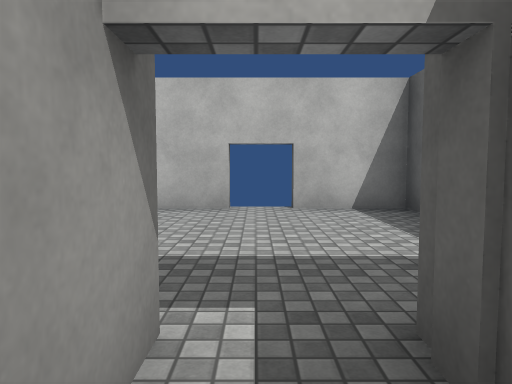
view 1 (above)

18 first-person views from a walk through a 3-D level made in the Unity game engine. The camera is 1.3 m above the floor, tilts 4° down and sees 70° across. Doors are open. The floor is counted in squares, 2 m on a side. Each view is taken from the middle of a square. On the plan, view 1 faces up. The plan holds only what a view shows up to about 11 squares ahead; the rest is blank. Surface patterns are stand-ins for the level's own textures.

view 2
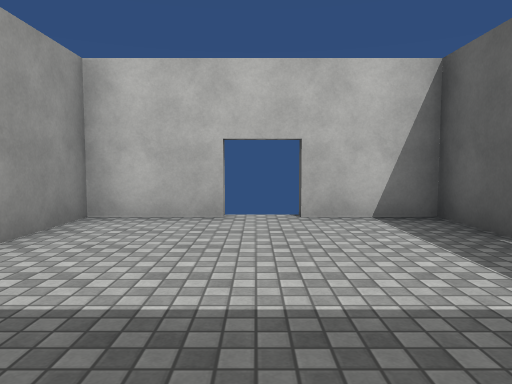

view 3
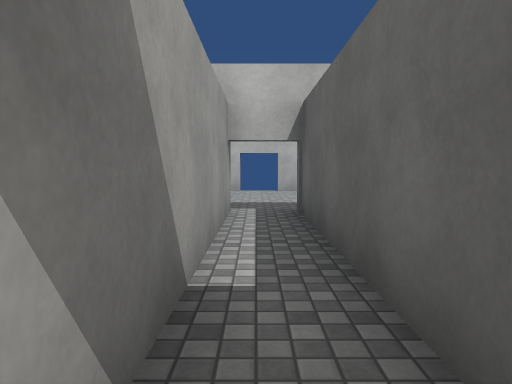

view 4
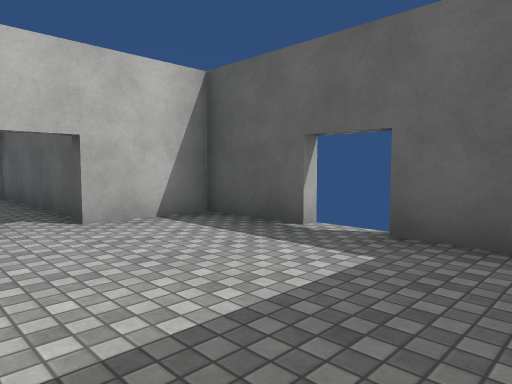

view 5
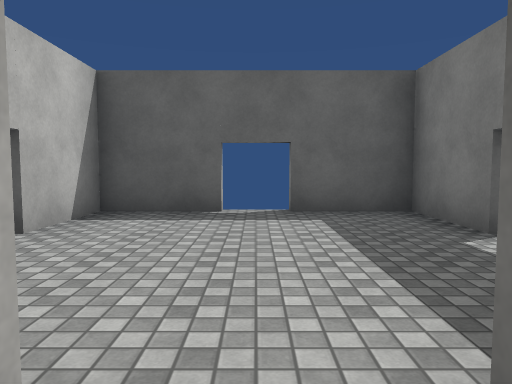

view 6
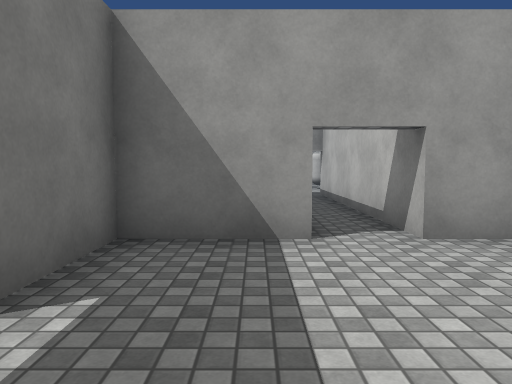

view 7
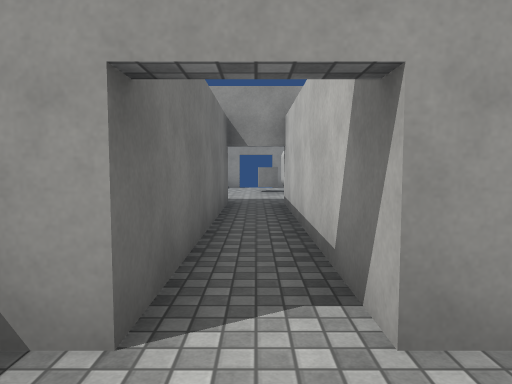

view 8
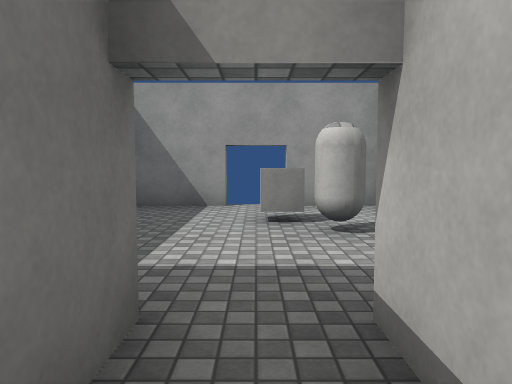

view 9
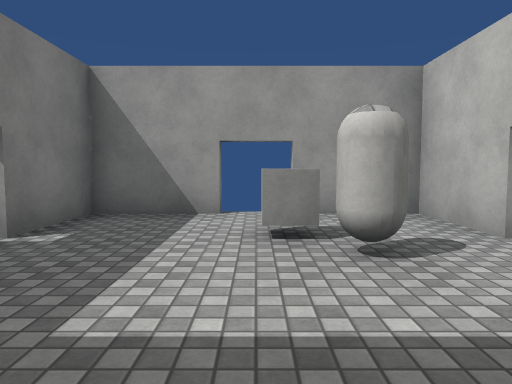

view 10
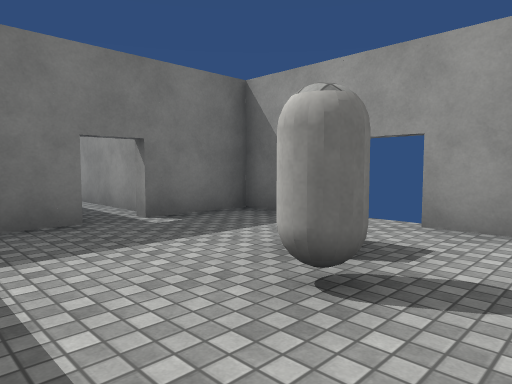

view 11
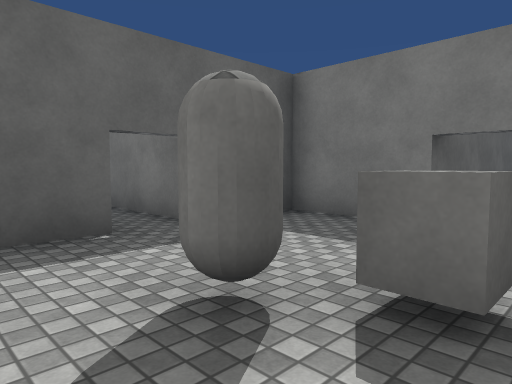

view 12
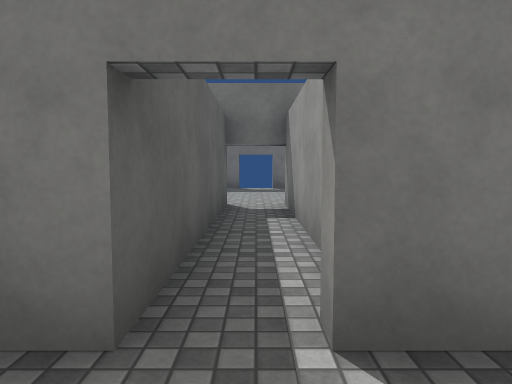

view 13
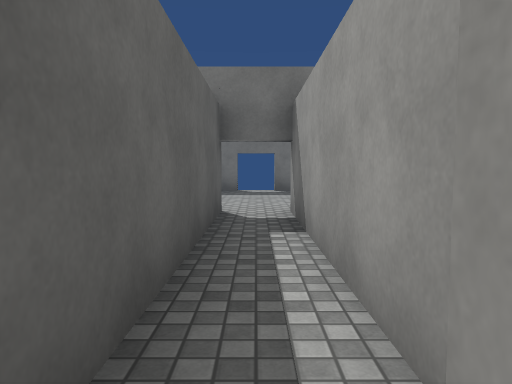

view 14
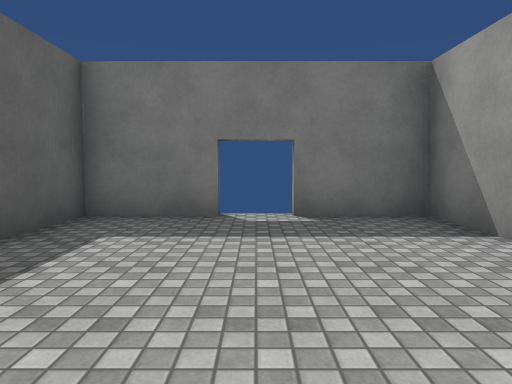

view 15
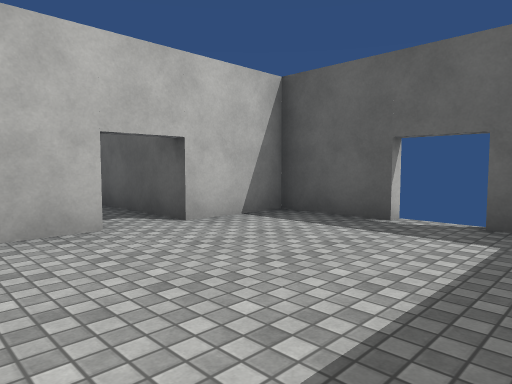

view 16
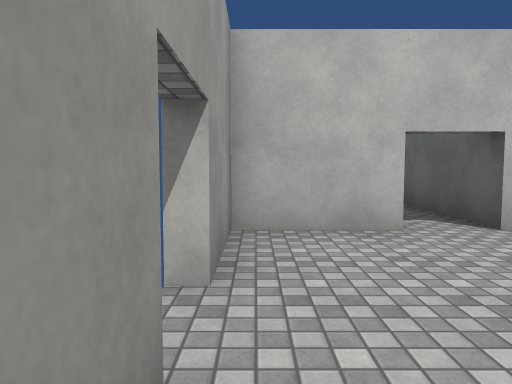

view 17
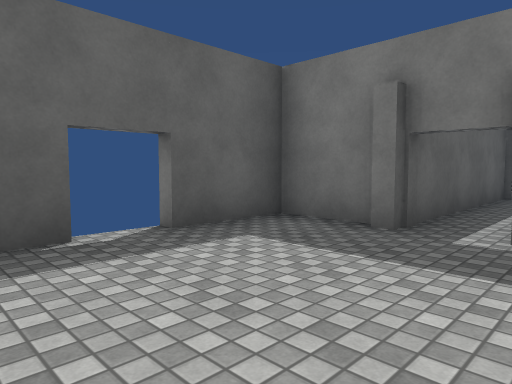

view 18
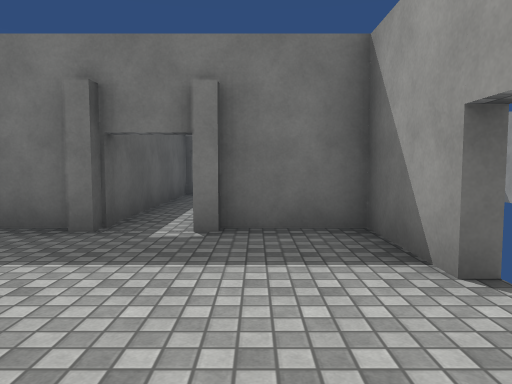

### Floor plan
Ten units are one square. View 1 is at (0, 0); x grows to the right and y downward. Boxes are objects, and circles mark ways between rooms. Rooms are numbered by the first view taken in them; rooms with no view inside come last. Other rooms are left out.
<svg viewBox="-127 -65 155 250">
<path fill="none" stroke="#000" d="M-4 -15 -4 35M9 -12 23 -12 23 -30M-22 -30 -22 -12 -6 -12M23 -39 23 -57 5 -57M-4 -57 -22 -57 -22 -40M6 38 6 -15M-22 65 -22 82 -8 82M5 82 23 82 23 65M23 56 23 38 6 38M-22 46 -22 55M-76 65 -22 65M-105 89 -105 133M-120 64 -120 82 -102 82M-102 38 -120 38 -120 55M-95 133 -95 82 -75 82M-22 55 -75 55 -75 45M-105 133 -122 133 -122 151M-77 151 -77 133 -95 133M-122 160 -122 178 -105 178M-96 178 -77 178 -77 160"/>
<rect x="-105" y="55" width="10" height="10" fill="#bbb"><title>cube</title></rect>
<rect x="-105" y="45" width="10" height="10" fill="#bbb"><title>capsule</title></rect>
<circle cx="0" cy="30" r="3" fill="#2a7"/>
<circle cx="-20" cy="60" r="3" fill="#2a7"/>
<circle cx="-100" cy="130" r="3" fill="#2a7"/>
<text x="0" y="-20">1</text>
<text x="0" y="60">2</text>
<text x="-90" y="70">3</text>
<text x="-100" y="150">4</text>
</svg>
Room 1 opens to room 2. Room 2 opens to room 3. Room 3 opens to room 4.

Where each view was taken, in squares from view 1:
view 1: 0 up, 0 right, facing up
view 2: 1 up, 0 right, facing up
view 3: 4 down, 0 right, facing up
view 4: 8 down, 1 left, facing up-right
view 5: 6 down, 3 left, facing right
view 6: 7 down, 1 right, facing left
view 7: 6 down, 1 left, facing left
view 8: 6 down, 6 left, facing left
view 9: 6 down, 7 left, facing left
view 10: 4 down, 8 left, facing down-left
view 11: 4 down, 11 left, facing down-right
view 12: 7 down, 10 left, facing down
view 13: 8 down, 10 left, facing down
view 14: 13 down, 10 left, facing down
view 15: 17 down, 12 left, facing up-right
view 16: 17 down, 12 left, facing up
view 17: 5 up, 1 left, facing down-right
view 18: 5 up, 1 left, facing down
